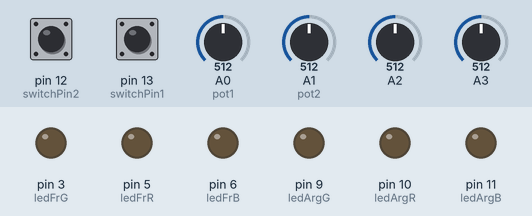
Simulated run of this sketch. Board: Arduino Uno, built with avr-gcc and run on an emulated ATmega328P. Parts: output pins drawn as LEDs (lit = HIGH). The inputs (shaded band) are chosen by the test bench; at power-on: A1 (pot2) = 512, A0 (pot1) = 512, pin 12 (switchPin2) HIGH, pin 13 (switchPin1) HIGH, A2 = 512, A3 = 512. What the sketch prints to the serial monitor is not drawn.

Above: at 1.2 s.
1.3 s: A1 (pot2) set to 689
4.3 s: A1 (pot2) set to 716
At 4.45 s:
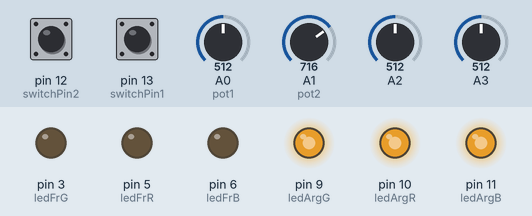
7.3 s: A0 (pot1) set to 200
At 7.48 s:
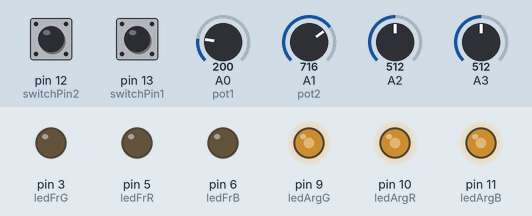
10.3 s: A0 (pot1) set to 178
At 10.45 s:
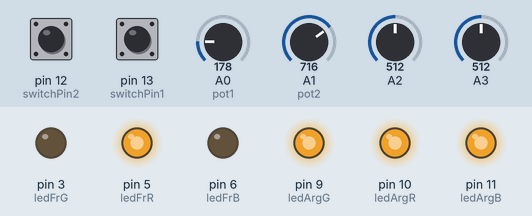
13.3 s: A1 (pot2) set to 811
At 13.48 s:
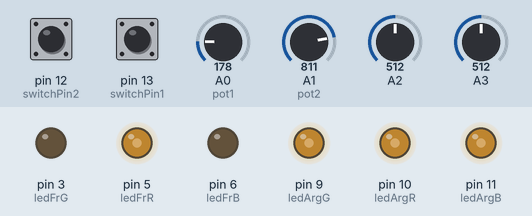
16.3 s: A1 (pot2) set to 839
Timing chart, 0 to 20.3 s (numbered marks = the images above; inputs shaded):
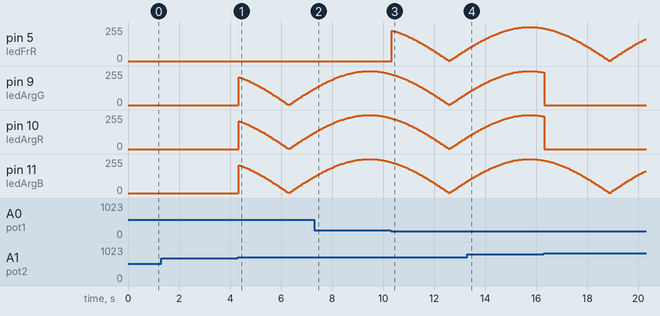

Measured:
- the behaviour switches between 699 and 700 on A1 (pot2) (found by bisection; images 0 and 1)
- the behaviour switches between 187 and 186 on A0 (pot1) (found by bisection; images 2 and 3)
- after the input at 1.3 s, every drawn part: stays the same

The sketch:

RecuperatorioArduinoCombinado.ino
```cpp
int ledArgR = 10;  // Pin rojo de la tira Argentina
int ledArgG = 9;   // Pin verde de la tira Argentina
int ledArgB = 11;  // Pin azul de la tira Argentina

int ledFrR = 5;  // Pin rojo de la tira Francia
int ledFrG = 3;  // Pin verde de la tira Francia
int ledFrB = 6;  // Pin azul de la tira Francia

int switchPin1 = 13;  // Pin para A1 del switch
int switchPin2 = 12;  // Pin para A2 del switch

int pot1 = A0;           // Potenciómetro Argentina
int pot2 = A1;           // Potenciómetro Francia
int pot3, pot4;  // Variables para los otros potenciometros (A2, A3)
int estadoA1, estadoA2;      // Variables para el estado del switch

void setup() {
  Serial.begin(9600);  // Inicia la comunicación serial

  // Configura pines como salida/entrada
  pinMode(ledArgR, OUTPUT);
  pinMode(ledArgG, OUTPUT);
  pinMode(ledArgB, OUTPUT);

  pinMode(ledFrR, OUTPUT);
  pinMode(ledFrG, OUTPUT);
  pinMode(ledFrB, OUTPUT);

  pinMode(switchPin1, INPUT_PULLUP);  // Configura A1 como entrada con resistencia interna
  pinMode(switchPin2, INPUT_PULLUP);  // Configura A2 como entrada con resistencia interna
}

void loop() {
  int valorPotArg = analogRead(pot2);      // Lee valor de potenciómetro Argentina
  int valorPotFrancia = analogRead(pot1);  // Lee valor de potenciómetro Francia

  // Lee los valores de los otros potenciometros
  pot3 = analogRead(A2);  //volumenFrancia
  pot4 = analogRead(A3);  //volumenArgentina
  //pot1 = analogRead(A0);   //volumenFrancia
  //pot2 = analogRead(A1);  //volumenArgentina


  // Lee el estado de los switches
  estadoA1 = digitalRead(switchPin1);  //Argentina
  estadoA2 = digitalRead(switchPin2);  //Francia

  // Envía los valores de los potenciometros junto con el estado del switch
  Serial.print(pot1);
  Serial.print(",");
  Serial.print(pot2);
  Serial.print(",");
  Serial.print(pot3);
  Serial.print(",");
  Serial.print(pot4);
  Serial.print(",");

  // Envía el estado del switch
  if (estadoA1 == LOW) {
    Serial.println("A1");
  } else if (estadoA2 == LOW) {
    Serial.println("A2");
  } else {
    Serial.println("A");
  }

  //Efecto de latido en Argentina (con base en pot1)
  aplicarLatidoArgentina(valorPotArg, ledArgR, ledArgG, ledArgB);

  //Efecto de latido en Francia (con base en pot2)
  aplicarLatidoFrancia(valorPotFrancia, ledFrR, ledFrG, ledFrB);

  delay(50);  // Pequeño retraso para evitar sobrecarga del serial
}

void aplicarLatidoArgentina(int valorPot, int pinR, int pinG, int pinB) {
  int intensidadR = 0, intensidadG = 0, intensidadB = 0;

  // Control de los rangos para el color rojo (Argentina)
  if (valorPot >= 854 && valorPot <= 873 || valorPot >= 901 && valorPot <= 913 || valorPot >= 922 && valorPot <= 934 || valorPot >= 995 && valorPot <= 1023) {
    intensidadR = abs(sin(millis() / 2000.0) * 255);  // Efecto de latido rojo
  }

  // Control de los rangos para el color azul (Argentina, entre 200 y 300)
  if (valorPot >= 825 && valorPot <= 854 || valorPot >= 873 && valorPot <= 901 || valorPot >= 913 && valorPot <= 922 || valorPot >= 934 && valorPot <= 970 || valorPot >= 980 && valorPot <= 995) {
    intensidadB = abs(sin(millis() / 2000.0) * 255);  // Efecto de latido azul en Argentina
  }

  // Control de los rangos para el color blanco (Argentina)
  if (valorPot >= 700 && valorPot <= 825 || valorPot >= 970 && valorPot <= 980) {
    intensidadR = intensidadG = intensidadB = abs(sin(millis() / 2000.0) * 255);  // Efecto de latido blanco
  }

  // Escribe la intensidad en los pines correspondientes
  analogWrite(pinR, intensidadR);
  analogWrite(pinG, intensidadG);
  analogWrite(pinB, intensidadB);
}

void aplicarLatidoFrancia(int valorPot, int pinR, int pinG, int pinB) {
  int intensidadR = 0, intensidadG = 0, intensidadB = 0;

  // Control de los rangos para el color rojo (Francia)
  if (valorPot >= 4 && valorPot <= 12 || valorPot >= 43 && valorPot <= 54 || valorPot >= 175 && valorPot <= 186) {
    intensidadR = abs(sin(millis() / 2000.0) * 255);  // Efecto de latido rojo
  }

  // Control de los rangos para el color azul (Francia)
  if (valorPot >= 102 && valorPot <= 175) {
    intensidadB = abs(sin(millis() / 2000.0) * 255);  // Efecto de latido azul en Francia
  }

  // Control de los rangos para el color blanco (Francia)
  if (valorPot >= 54 && valorPot <= 102 || valorPot >= 12 && valorPot <= 43 || valorPot >= 0 && valorPot <= 4) {
    intensidadR = intensidadG = intensidadB = abs(sin(millis() / 2000.0) * 255);  // Efecto de latido blanco
  }

  // Escribe la intensidad en los pines correspondientes
  analogWrite(pinR, intensidadR);
  analogWrite(pinG, intensidadG);
  analogWrite(pinB, intensidadB);
}
```
